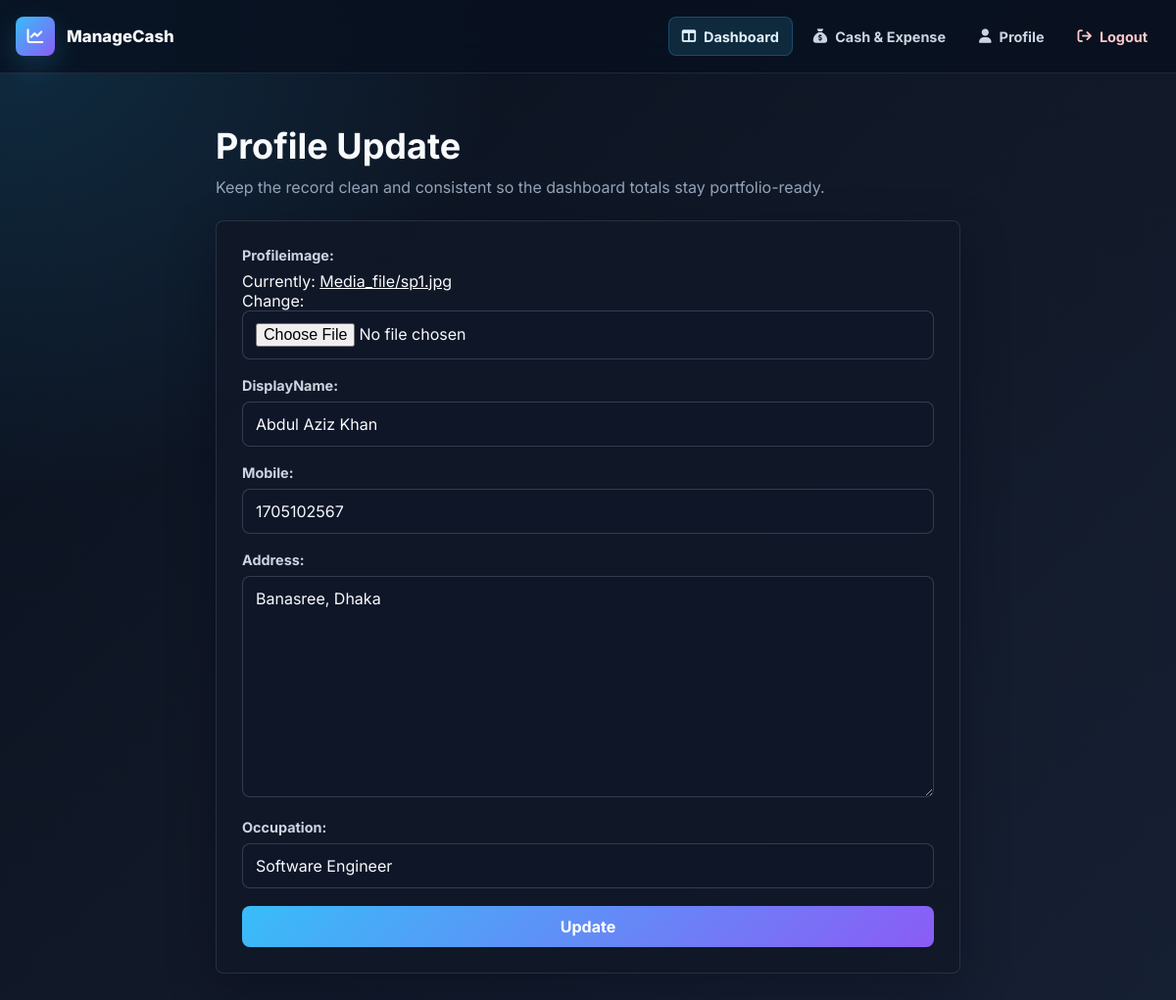
The page /profileupdate/ (signed in) on the database its author committed.
### ManageCash/models.py (models this page shows, shortened)
class ProfileModel(models.Model):
    user=models.OneToOneField(AuthUserModel,on_delete=models.CASCADE,related_name='user_profile',null=True)
    profileimage=models.ImageField(upload_to='Media_file',null=True)
    DisplayName=models.CharField(max_length=200,null=True)
    mobile=models.PositiveIntegerField(null=True)
    Address=models.TextField(null=True)
    Occupation=models.CharField(max_length=200,null=True)

### ManageCash/views.py (the view, shortened to what this page needs)
# urls.py: path('profileupdate/',profileupdate,name='profileupdate'),
@login_required
def profileupdate(request):
    user=request.user
    try:
        profdata=ProfileModel.objects.get(user=user)
    except ProfileModel.DoesNotExist:
        profdata=None
    data=ProfileForm(instance=profdata)
    context={
        'data':data,
        'title':'Profile Update',
        'button':'Update',
    }
    return render(request,'baseForm.html',context)

### ManageCash/forms.py
class ProfileForm(forms.ModelForm):
    class Meta:
        model=ProfileModel
        fields='__all__'
        exclude=['user']

### ManageCash/templates/baseForm.html (shortened to what this page needs)
{% extends 'base.html' %}
{% block body %}
<section class="form-page">
  <div class="page-heading">
    <div>
      <h1>{{ title }}</h1>
      <p>Keep the record clean and consistent so the dashboard totals stay portfolio-ready.</p>
    </div>
  </div>
  <div class="panel form-panel">
    <form method="POST" enctype="multipart/form-data">
      {{ data.as_p }}
      <input type="submit" value="{{ button }}">
    </form>
  </div>
</section>
{% endblock body %}

### ManageCash/templates/base.html (style rules this page uses)
:root { --bg: #0f172a; --panel: #111827; --panel-soft: #172033; --line: rgba(148, 163, 184, 0.18); --text: #f8fafc; --muted: #94a3b8; --cash: #22c55e; --expense: #f97316; --brand: #38bdf8; --brand-2: #8b5cf6; --danger: #ef4444; --shadow: 0 18px 50px rgba(2, 6, 23, 0.32); }
* { box-sizing: border-box; }
body { margin: 0; min-height: 100vh; font-family: "Inter", Arial, sans-serif; background: radial-gradient(circle at top left, rgba(56, 189, 248, 0.16), transparent 32rem), linear-gradient(135deg, #08111f 0%, #111827 48%, #162033 100%); color: var(--text); }
a { color: inherit; }
.page-heading { display: flex; justify-content: space-between; align-items: flex-end; gap: 18px; margin: 28px 0 20px; }
.page-heading h1, .page-heading h2 { margin: 0; font-size: clamp(1.7rem, 3vw, 2.5rem); letter-spacing: 0; }
.page-heading p { margin: 8px 0 0; color: var(--muted); line-height: 1.6; }
.panel { background: rgba(17, 24, 39, 0.86); border: 1px solid var(--line); border-radius: 8px; box-shadow: var(--shadow); }
.btn, .button, input[type="submit"] { display: inline-flex; align-items: center; justify-content: center; gap: 8px; min-height: 42px; padding: 10px 16px; border: 0; border-radius: 8px; background: linear-gradient(135deg, var(--brand), var(--brand-2)); color: #fff; font: inherit; font-weight: 700; text-decoration: none; cursor: pointer; transition: transform 0.18s ease, box-shadow 0.18s ease; }
.form-page { max-width: 760px; margin: 28px auto 0; }
.form-panel { padding: 26px; }
form p { margin: 0 0 18px; }
label { display: block; margin-bottom: 8px; color: #cbd5e1; font-weight: 700; font-size: 0.9rem; }
input, textarea, select { width: 100%; min-height: 44px; padding: 12px 13px; border: 1px solid rgba(148, 163, 184, 0.28); border-radius: 8px; background: rgba(15, 23, 42, 0.72); color: var(--text); font: inherit; outline: none; transition: border-color 0.18s ease, box-shadow 0.18s ease; }
textarea { min-height: 110px; resize: vertical; }

### rows shown on the page
ProfileModel: DisplayName "Abdul Aziz Khan", mobile "1705102567", Address "Banasree, Dhaka", Occupation "Software Engineer"

### other values the page prints
{{ title }} "Profile Update"
